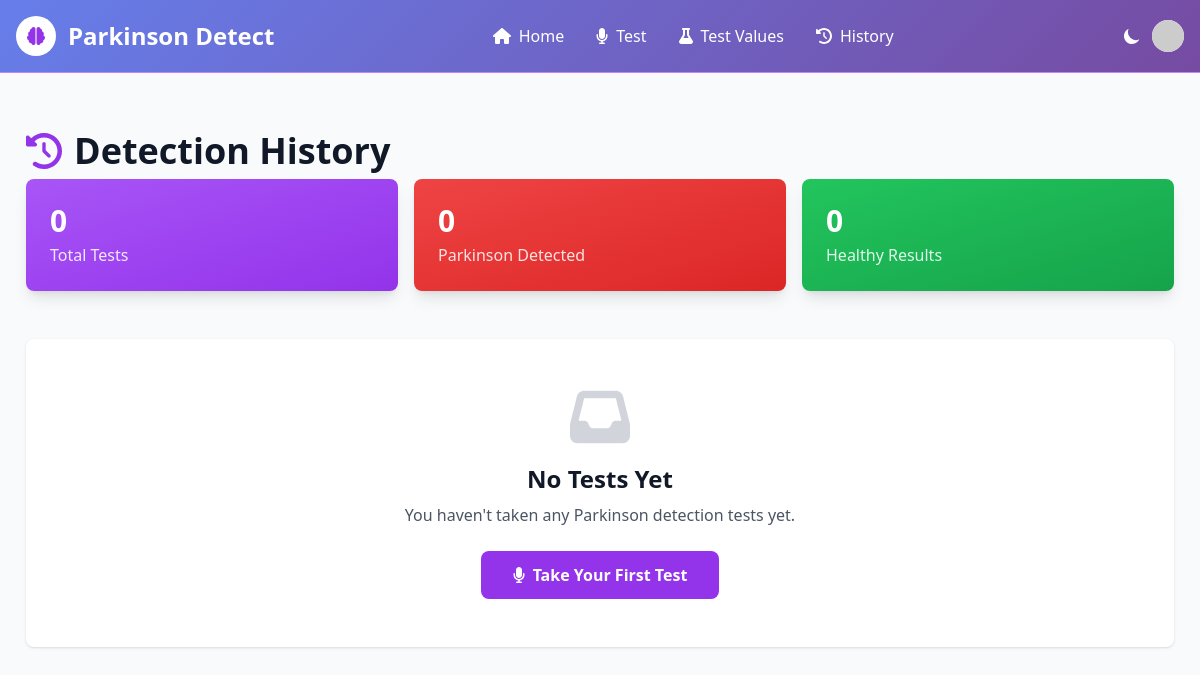
The page /history/ (signed in) on the database as committed earlier.
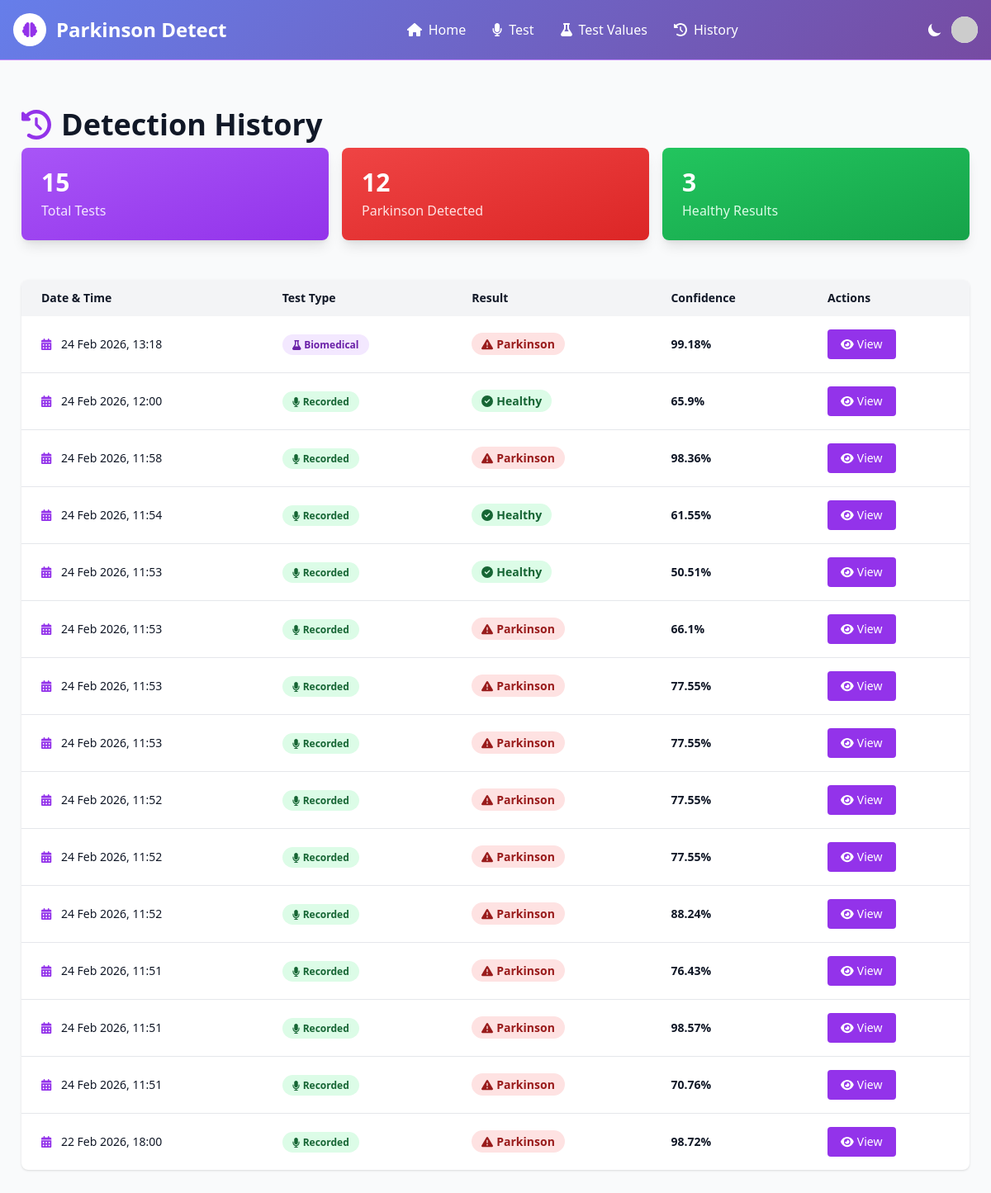
The same page on the database as committed later.
### app/models.py (models this page shows, shortened)
class DetectionHistory(models.Model):
    RESULT_CHOICES = [
        ('healthy', 'Healthy'),
        ('parkinson', 'Parkinson Detected'),
    ]
    user = models.ForeignKey(User, on_delete=models.CASCADE, related_name='detections')
    audio_file = models.FileField(
        upload_to='detection_audios/%Y/%m/%d/',
        validators=[FileExtensionValidator(allowed_extensions=['wav', 'mp3', 'webm', 'ogg'])]
    )
    detection_result = models.CharField(max_length=20, choices=RESULT_CHOICES)
    confidence = models.FloatField(help_text="Confidence percentage (0-100)")
    test_date = models.DateTimeField(auto_now_add=True)
    test_type = models.CharField(max_length=20, choices=[('upload', 'Upload'), ('record', 'Record')])
    features_data = models.JSONField(default=dict, blank=True)  # Store extracted features
    class Meta:
        ordering = ['-test_date']
        verbose_name_plural = "Detection Histories"

### app/views.py (the view)
# urls.py: path("history/", history, name="history"),
@login_required(login_url='account_login')
def history(request):
    detections = DetectionHistory.objects.filter(user=request.user)
    context = {
        'detections': detections,
        'title': 'Detection History',
        'stats': {
            'total': detections.count(),
            'parkinson': detections.filter(detection_result='parkinson').count(),
            'healthy': detections.filter(detection_result='healthy').count(),
        }
    }
    return render(request, 'history.html', context)

### templates/history.html
{% extends 'header.html' %}
{% load static %}
{% block main %}
<div class="max-w-7xl mx-auto px-4 py-12">
    <h1 class="text-4xl font-bold mb-2 text-gray-900 dark:text-white"><i class="fas fa-history mr-3 text-purple-600"></i>Detection History</h1>
    <div class="grid grid-cols-1 md:grid-cols-3 gap-4 mb-12">
        <div class="bg-gradient-to-br from-purple-500 to-purple-600 rounded-lg shadow-lg p-6 text-white">
            <div class="text-3xl font-bold">{{ stats.total }}</div>
            <div class="text-purple-100 mt-1">Total Tests</div>
        </div>
        <div class="bg-gradient-to-br from-red-500 to-red-600 rounded-lg shadow-lg p-6 text-white">
            <div class="text-3xl font-bold">{{ stats.parkinson }}</div>
            <div class="text-red-100 mt-1">Parkinson Detected</div>
        </div>
        <div class="bg-gradient-to-br from-green-500 to-green-600 rounded-lg shadow-lg p-6 text-white">
            <div class="text-3xl font-bold">{{ stats.healthy }}</div>
            <div class="text-green-100 mt-1">Healthy Results</div>
        </div>
    </div>
    {% if detections %}
    <div class="bg-white dark:bg-gray-800 rounded-lg shadow overflow-hidden">
        <div class="overflow-x-auto">
            <table class="w-full">
                <thead class="bg-gray-100 dark:bg-gray-700">
                    <tr>
                        <th class="px-6 py-3 text-left text-sm font-semibold text-gray-900 dark:text-white">Date & Time</th>
                        <th class="px-6 py-3 text-left text-sm font-semibold text-gray-900 dark:text-white">Test Type</th>
                        <th class="px-6 py-3 text-left text-sm font-semibold text-gray-900 dark:text-white">Result</th>
                        <th class="px-6 py-3 text-left text-sm font-semibold text-gray-900 dark:text-white">Confidence</th>
                        <th class="px-6 py-3 text-left text-sm font-semibold text-gray-900 dark:text-white">Actions</th>
                    </tr>
                </thead>
                <tbody class="divide-y divide-gray-200 dark:divide-gray-700">
                    {% for detection in detections %}
                    <tr class="hover:bg-gray-50 dark:hover:bg-gray-700">
                        <td class="px-6 py-4 text-sm text-gray-900 dark:text-white">
                            <i class="fas fa-calendar-alt mr-2 text-purple-600"></i>
                            {{ detection.test_date|date:"d M Y, H:i" }}
                        </td>
                        <td class="px-6 py-4 text-sm text-gray-600 dark:text-gray-400">
                            {% if detection.test_type == 'upload' %}
                                <span class="bg-blue-100 text-blue-800 px-3 py-1 rounded-full text-xs font-semibold"><i class="fas fa-upload mr-1"></i>Uploaded</span>
                            {% elif detection.test_type == 'record' %}
                                <span class="bg-green-100 text-green-800 px-3 py-1 rounded-full text-xs font-semibold"><i class="fas fa-microphone mr-1"></i>Recorded</span>
                            {% elif detection.test_type == 'values' %}
                                <span class="bg-purple-100 text-purple-800 px-3 py-1 rounded-full text-xs font-semibold"><i class="fas fa-flask mr-1"></i>Biomedical</span>
                            {% else %}
                                <span class="bg-green-100 text-green-800 px-3 py-1 rounded-full text-xs font-semibold"><i class="fas fa-microphone mr-1"></i>Recorded</span>
                            {% endif %}
                        </td>
                        <td class="px-6 py-4 text-sm font-bold">
                            {% if detection.detection_result == 'parkinson' %}
                                <span class="bg-red-100 text-red-800 px-3 py-1 rounded-full"><i class="fas fa-exclamation-triangle mr-1"></i>Parkinson</span>
                            {% else %}
                                <span class="bg-green-100 text-green-800 px-3 py-1 rounded-full"><i class="fas fa-check-circle mr-1"></i>Healthy</span>
                            {% endif %}
                        </td>
                        <td class="px-6 py-4 text-sm text-gray-900 dark:text-white font-semibold">{{ detection.confidence }}%</td>
                        <td class="px-6 py-4 text-sm">
                            <a href="{% url 'detection_detail' detection.id %}" class="bg-purple-600 text-white px-4 py-2 rounded hover:bg-purple-700 transition inline-block">
                                <i class="fas fa-eye mr-1"></i>View
                            </a>
                        </td>
                    </tr>
                    {% endfor %}
                </tbody>
            </table>
        </div>
    </div>
    {% else %}
    <div class="bg-white dark:bg-gray-800 rounded-lg shadow p-12 text-center">
        <i class="fas fa-inbox text-6xl text-gray-300 mb-4"></i>
        <h3 class="text-2xl font-bold text-gray-900 dark:text-white mb-2">No Tests Yet</h3>
        <p class="text-gray-600 dark:text-gray-400 mb-6">You haven't taken any Parkinson detection tests yet.</p>
        <a href="{% url 'test' %}" class="inline-block bg-purple-600 text-white font-bold py-3 px-8 rounded-lg hover:bg-purple-700 transition">
            <i class="fas fa-microphone mr-2"></i>Take Your First Test
        </a>
    </div>
    {% endif %}
</div>
{% endblock %}

### templates/header.html (shortened to what this page needs)
{% load static %}
<!doctype html>
<html lang="en">
<head>
    <script src="https://cdn.tailwindcss.com"></script>
    <script src="https://cdn.tailwindcss.com?plugins=forms,typography,aspect-ratio,line-clamp,container-queries"></script>
    <link href="https://cdn.jsdelivr.net/npm/flowbite@2.5.2/dist/flowbite.min.css" rel="stylesheet" />
</head>
<body class="bg-gray-50 dark:bg-gray-900">
  <nav class="navbar-bg sticky top-0 z-50 border-b border-purple-400 dark:border-purple-700">
        <div class="max-w-7xl flex flex-wrap items-center justify-between mx-auto p-4">
            <a href="/" class="flex items-center space-x-3 rtl:space-x-reverse">
                <div class="flex items-center justify-center w-10 h-10 bg-white rounded-full">
                    <i class="fas fa-brain text-purple-600 text-lg"></i>
                </div>
                <span class="self-center text-2xl font-bold text-white whitespace-nowrap">
                    Parkinson Detect
                </span>
            </a>
            <div class="flex items-center md:order-2 space-x-3 md:space-x-0 rtl:space-x-reverse">
                <button onclick="toggleDarkMode()"
                    class="text-white hover:bg-purple-700 focus:outline-none focus:ring-4 focus:ring-purple-300 rounded-lg text-sm p-2.5 transition-colors duration-300">
                    <svg id="theme-toggle-dark-icon" class="hidden w-5 h-5" fill="currentColor" viewBox="0 0 20 20">
                        <path d="M17.293 13.293A8 8 0 016.707 2.707a8.001 8.001 0 1010.586 10.586z"></path>
                    </svg>
                </button>
                {% if request.user.is_authenticated %}
                <button type="button"
                    class="flex text-sm bg-white rounded-full md:me-0 focus:ring-4 focus:ring-purple-300 dark:focus:ring-purple-600 transition-all duration-300 hover:scale-110"
                    id="user-menu-button" aria-expanded="false" data-dropdown-toggle="user-dropdown"
                    data-dropdown-placement="bottom-end">
                    {% if request.user.profile.photo %}
                    <img class="w-8 h-8 rounded-full object-cover" src="{{ request.user.profile.photo.url }}" alt="user photo">
                    {% else %}
                    <img class="w-8 h-8 rounded-full" src="https://ui-avatars.com/api/?name={{ request.user.username }}&background=667eea&color=fff" alt="user avatar">
                    {% endif %}
                </button>
                {% endif %}
            </div>
            <div class="items-center justify-between hidden w-full md:flex md:w-auto md:order-1" id="navbar-user">
                <ul class="flex flex-col font-medium p-4 md:p-0 mt-4 border border-purple-300 rounded-lg bg-purple-700 md:space-x-8 rtl:space-x-reverse md:flex-row md:mt-0 md:border-0 md:bg-transparent dark:bg-purple-800 md:dark:bg-transparent dark:border-purple-700 transition-colors duration-300">
                    <li>
                        <a href="{% url 'home' %}"
                            class="block py-2 px-3 text-white hover:bg-purple-600 md:hover:bg-transparent md:hover:text-yellow-300 md:p-0 rounded transition-colors duration-300">
                            <i class="fas fa-home mr-2"></i>Home
                        </a>
                    </li>
                    <li>
                        <a href="{% url 'test' %}"
                            class="block py-2 px-3 text-white hover:bg-purple-600 md:hover:bg-transparent md:hover:text-yellow-300 md:p-0 rounded transition-colors duration-300" onclick="return checkLogin(event)">
                            <i class="fas fa-microphone mr-2"></i>Test
                        </a>
                    </li>
                    <li>
                        <a href="{% url 'values_test' %}"
                            class="block py-2 px-3 text-white hover:bg-purple-600 md:hover:bg-transparent md:hover:text-yellow-300 md:p-0 rounded transition-colors duration-300" onclick="return checkLogin(event)">
                            <i class="fas fa-flask mr-2"></i>Test Values
                        </a>
                    </li>
                    <li>
                        <a href="{% url 'history' %}"
                            class="block py-2 px-3 text-white hover:bg-purple-600 md:hover:bg-transparent md:hover:text-yellow-300 md:p-0 rounded transition-colors duration-300" onclick="return checkLogin(event)">
                            <i class="fas fa-history mr-2"></i>History
                        </a>
                    </li>
                </ul>
            </div>
        </div>
    </nav>
    <main>
</body>
    {% block main%}
    {%endblock%}
</html>

### templates/header.html (style rules this page uses)
main { min-height: 100vh; padding: 10px; }
.navbar-bg { background: linear-gradient(135deg, #667eea 0%, #764ba2 100%); }

Rows that differ between the two databases and show on the page:
added DetectionHistory: test_date "24 Feb 2026, 13:18", test_type "values" (drawn), detection_result "parkinson" (drawn), confidence "99.18"
added DetectionHistory: test_date "24 Feb 2026, 12:00", test_type "record" (drawn), detection_result "healthy" (drawn), confidence "65.9"
added DetectionHistory: test_date "24 Feb 2026, 11:58", test_type "record" (drawn), detection_result "parkinson" (drawn), confidence "98.36"
added DetectionHistory: test_date "24 Feb 2026, 11:54", test_type "record" (drawn), detection_result "healthy" (drawn), confidence "61.55"
added DetectionHistory: test_date "24 Feb 2026, 11:53", test_type "record" (drawn), detection_result "healthy" (drawn), confidence "50.51"
added DetectionHistory: test_date "24 Feb 2026, 11:53", test_type "record" (drawn), detection_result "parkinson" (drawn), confidence "66.1"
added DetectionHistory: test_date "24 Feb 2026, 11:53", test_type "record" (drawn), detection_result "parkinson" (drawn), confidence "77.55"
added DetectionHistory: test_date "24 Feb 2026, 11:53", test_type "record" (drawn), detection_result "parkinson" (drawn), confidence "77.55"
added DetectionHistory: test_date "24 Feb 2026, 11:52", test_type "record" (drawn), detection_result "parkinson" (drawn), confidence "77.55"
added DetectionHistory: test_date "24 Feb 2026, 11:52", test_type "record" (drawn), detection_result "parkinson" (drawn), confidence "77.55"
added DetectionHistory: test_date "24 Feb 2026, 11:52", test_type "record" (drawn), detection_result "parkinson" (drawn), confidence "88.24"
added DetectionHistory: test_date "24 Feb 2026, 11:51", test_type "record" (drawn), detection_result "parkinson" (drawn), confidence "76.43"
added DetectionHistory: test_date "24 Feb 2026, 11:51", test_type "record" (drawn), detection_result "parkinson" (drawn), confidence "98.57"
added DetectionHistory: test_date "24 Feb 2026, 11:51", test_type "record" (drawn), detection_result "parkinson" (drawn), confidence "70.76"
added DetectionHistory: test_date "22 Feb 2026, 18:00", test_type "record" (drawn), detection_result "parkinson" (drawn), confidence "98.72"
Other text that changed with them:
{{ stats.total }}: "0" → "15"
{{ stats.parkinson }}: "0" → "12"
{{ stats.healthy }}: "0" → "3"
text no longer shown: "No Tests Yet You haven't taken any Parkinson detection tests yet. Take Your First Test"
text now shown: "Date & Time Test Type Result Confidence Actions"
